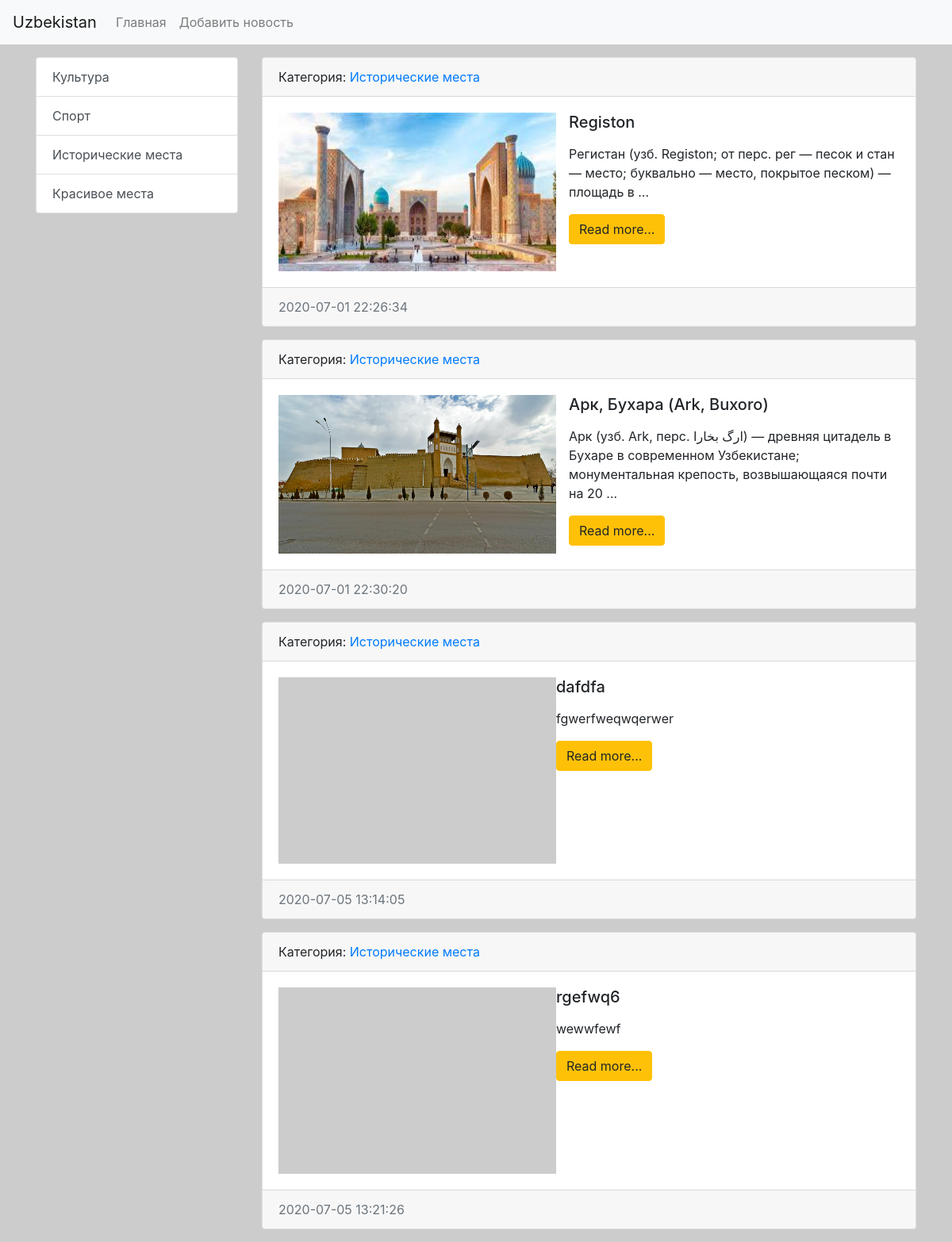
Screenshot of /category/3/ with the database file from the repository.
### news/models.py (models this page shows, shortened)
class Category(models.Model):
    title = models.CharField(max_length=150, db_index=True, verbose_name="name of category")
    def get_absolute_url(self):
        return reverse('category', kwargs={"category_id": self.pk})
    def __str__(self):
        return self.title
    class Meta:
        verbose_name = 'category'
        verbose_name_plural = 'Категории'
        ordering = ['title']

class News(models.Model):
    title = models.CharField(max_length=150)
    content = models.TextField(blank=True)
    created_at = models.DateTimeField(auto_now_add=True)
    updated_at = models.DateTimeField(auto_now=True)
    photo = models.ImageField(upload_to='photos/%Y/%m/%d', blank=True)
    is_published = models.BooleanField(default=True)
    category = models.ForeignKey('Category', on_delete=models.PROTECT)
    views = models.IntegerField(default=0)
    def get_absolute_url(self):
        return reverse('view_news', kwargs={"pk": self.pk})
    class Meta:
        verbose_name = 'Новость'
        verbose_name_plural = 'Новости'
        ordering = ['created_at']

### news/views.py (the view)
# urls.py: path('category/<int:category_id>/', NewsByCategory.as_view(), name='category'),
class NewsByCategory(ListView):
    model = News
    template_name = 'news/home_news_list.html'
    context_object_name = 'news'
    allow_empty = False
    def get_queryset(self):
        return News.objects.filter(category_id=self.kwargs['category_id'], is_published=True)
    def get_context_data(self, *, object_list=None, **kwargs):
        context = super().get_context_data(**kwargs)
        context['title'] = Category.objects.get(pk=self.kwargs['category_id'])
        return context

### news/templatetags/news_tags.py (called while the page is built)
@register.inclusion_tag('news/list_categories.html')
def show_categories(arg1='Hello', arg2='world'):
    categories = Category.objects.annotate(cnt=Count('news')).filter(cnt__gt=0)
    return {"categories": categories, "arg1": arg1, "arg2": arg2 }

### news/templates/news/home_news_list.html (shortened to what this page needs)
{% extends 'base.html' %}
{% block sidebar %}
                  {% include 'inc/_sidebar.html' %}
{% endblock %}
{% block content %}
                {% for item in news  %}
                        <div class="card mb-3">
                  <div class="card-header">
                      Категория: <a href="{{item.category.get_absolute_url }}"> {{ item.category }} </a>
                  </div>
                  <div class="card-body">
                    <div class = "media">
                        {% if item.photo  %}
                        <img src="{{  item.photo.url  }}" alt="" width="350"  height="200" class="mr-3">
                        {% else %}
                        <img src=https://picsum.photos/seed/picsum/350/235 alt="">
                        {% endif %}
                        <div class="media-body">
                            <h5 class="card-title">{{ item.title }}</h5>
                            <p class="card-text">{{ item.content|safe|linebreaks|truncatewords:20 }}</p>
                            <a href="{{ item.get_absolute_url }}" ><button type="button" class="btn btn-warning">Read more...</button></a>
                        </div>
                    </div>
                  </div>
                  <div class="card-footer text-muted">
                    {{ item.created_at|date:"Y-m-d H:i:s" }}
                  </div>
                </div>
                {% endfor  %}
{% endblock %}

### news/templates/news/list_categories.html
<div class="list-group">
        {% for item in categories %}
         <a href="{{ item.get_absolute_url }}" class="list-group-item list-group-item-action">{{ item.title }}</a>
        {% endfor %}
</div>

### mysite/static/css/style.css (style rules this page uses)
body { background-color: #ccc; }

### rows the page displays
Category: title "Культура"
Category: title "Спорт"
Category: title "Исторические места"
Category: title "Красивое места"
News: category "Исторические места", photo (picture), title "Registon", content "Регистан (узб. Registon; от перс. рег — песок и стан — место; буквально — место, покрытое песком) — площадь в …", created_at "2020-07-01 22:26:34"
News: category "Исторические места", photo (picture), title "Арк, Бухара (Ark, Buxoro)", content "Арк (узб. Ark, перс. ارگ بخارا‎) — древняя цитадель в Бухаре в современном Узбекистане; монументальная крепость, возвышающаяся почти на 20 …", created_at "2020-07-01 22:30:20"
News: category "Исторические места", title "dafdfa", content "fgwerfweqwqerwer", created_at "2020-07-05 13:14:05"
News: category "Исторические места", title "rgefwq6", content "wewwfewf", created_at "2020-07-05 13:21:26"
